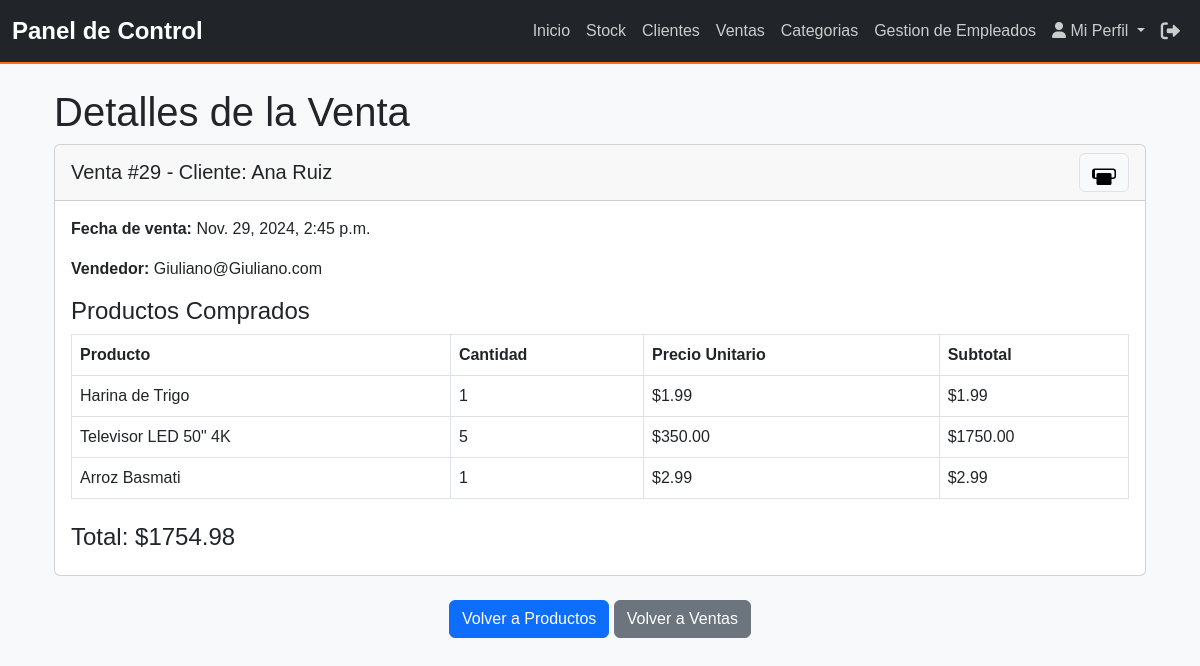
Page /ventas/29/ on the committed database.
### myapp/models.py (models this page shows, shortened)
class Venta(models.Model):
    cliente = models.ForeignKey(Cliente, on_delete=models.CASCADE)
    vendedor = models.ForeignKey(User, on_delete=models.SET_NULL, null=True, blank=True)
    fecha_venta = models.DateTimeField(auto_now_add=True)
    total_venta = models.DecimalField(max_digits=10, decimal_places=2, default=0)
    metodo_pago = models.CharField(max_length=50)
    productos = models.ManyToManyField(Producto, through='DetalleVenta')

class Cliente(models.Model):
    nombre = models.CharField(max_length=255, verbose_name='Nombre Completo')
    compania = models.CharField(max_length=255, blank=True, null=True, verbose_name='Compañía')
    email = models.EmailField(unique=True, verbose_name='Correo Electrónico')
    telefono = models.CharField(max_length=15, verbose_name='Número de Teléfono')
    direccion = models.TextField(blank=True, null=True, verbose_name='Dirección')
    fecha_registro = models.DateTimeField(auto_now_add=True, verbose_name='Fecha de Registro')
    estatus = models.CharField(
        max_length=20,
        choices=[('activo', 'Activo'), ('inactivo', 'Inactivo')],
        default='activo',
        verbose_name='Estatus'
    )
    notas = models.TextField(blank=True, null=True, verbose_name='Notas Adicionales')
    class Meta:
        verbose_name = 'Cliente'
        verbose_name_plural = 'Clientes'
        ordering = ['-fecha_registro']

class DetalleVenta(models.Model):
    venta = models.ForeignKey(Venta, on_delete=models.CASCADE)
    producto = models.ForeignKey(Producto, on_delete=models.CASCADE)
    cantidad = models.PositiveIntegerField()
    precio_unitario = models.DecimalField(max_digits=10, decimal_places=2)
    @property
    def subtotal(self):
        return self.cantidad * self.precio_unitario

class Producto(models.Model):
    titulo = models.CharField(max_length=200)  # Título del producto
    descripcion = models.TextField()  # Descripción del producto
    precio = models.DecimalField(max_digits=10, decimal_places=2)  # Precio del producto
    cantidad = models.PositiveIntegerField()  # Cantidad disponible
    categoria = models.ForeignKey(Categoria, on_delete=models.CASCADE, related_name='productos')
    fecha_creacion = models.DateTimeField(auto_now_add=True)  # Fecha de creación del producto
    ultima_actualizacion = models.DateTimeField(auto_now=True)  # Fecha de última actualización del producto

### myapp/views.py (the view)
# urls.py: path('ventas/<int:pk>/', VentaDetailView.as_view(), name='venta_detail'),
class VentaDetailView(DetailView):
    model = Venta
    template_name = 'ventas/venta_detail.html'
    context_object_name = 'venta'
    def get_context_data(self, **kwargs):
        context = super().get_context_data(**kwargs)
        if self.request.user.groups.filter(name='Empleados').exists():
            role = 'Empleados'
        else:
            role = 'Encargado'
        context['role'] = role
        return context

### myapp/context_processors.py (called while the page is built, shortened)
def user_role(request):
    return {'role': 'Invitado'}

### myapp/templates/ventas/venta_detail.html (shortened to what this page needs)
{% extends 'base.html' %}
{% block content %}
<div class="container mt-4">
    <h1>Detalles de la Venta</h1>
    <div id="print-area">
        <div class="card mb-4">
            <div class="card-header d-flex justify-content-between align-items-center">
                <h5 class="mb-0">Venta #{{ venta.id }} - Cliente: {{ venta.cliente.nombre }}</h5>
                <button onclick="printVenta()" class="btn btn-light border" >
                </button>
            </div>
            <div class="card-body">
                <p><strong>Fecha de venta:</strong> {{ venta.fecha_venta }}</p>
                <p><strong>Vendedor:</strong> {{ venta.vendedor }}</p>
                <h4>Productos Comprados</h4>
                <table class="table table-bordered">
                    <thead>
                        <tr>
                            <th>Producto</th>
                            <th>Cantidad</th>
                            <th>Precio Unitario</th>
                            <th>Subtotal</th>
                        </tr>
                    </thead>
                    <tbody>
                        {% for detalle in venta.detalleventa_set.all %}
                        <tr>
                            <td>{{ detalle.producto.titulo }}</td>
                            <td>{{ detalle.cantidad }}</td>
                            <td>${{ detalle.precio_unitario }}</td>
                            <td>${{ detalle.subtotal }}</td>
                        </tr>
                        {% endfor %}
                    </tbody>
                </table>
                <div class="mt-4">
                    <h4>Total: ${{ venta.total_venta }}</h4>
                </div>
            </div>
        </div>
    </div>
    <div class="text-center mt-4">
        <a href="{% url 'producto_list' %}" class="btn btn-primary">Volver a Productos</a>
        <a href="{% url 'venta_list' %}" class="btn btn-secondary">Volver a Ventas</a>
    </div>
</div>
{% endblock %}

### myapp/static/css/styles.css (style rules this page uses)
body { font-family: 'Arial', sans-serif; background-color: #cacbce; margin: 0; padding: 0; }

### rows in the picture
Venta: id "29", cliente.nombre "Ana Ruiz", fecha_venta "Nov. 29, 2024, 2:45 p.m.", vendedor "Giuliano@Giuliano.com", total_venta "1754.98"
DetalleVenta: producto.titulo "Harina de Trigo", cantidad "1", precio_unitario "1.99", subtotal "1.99"
DetalleVenta: producto.titulo "Televisor LED 50\" 4K", cantidad "5", precio_unitario "350.00", subtotal "1750.00"
DetalleVenta: producto.titulo "Arroz Basmati", cantidad "1", precio_unitario "2.99", subtotal "2.99"
